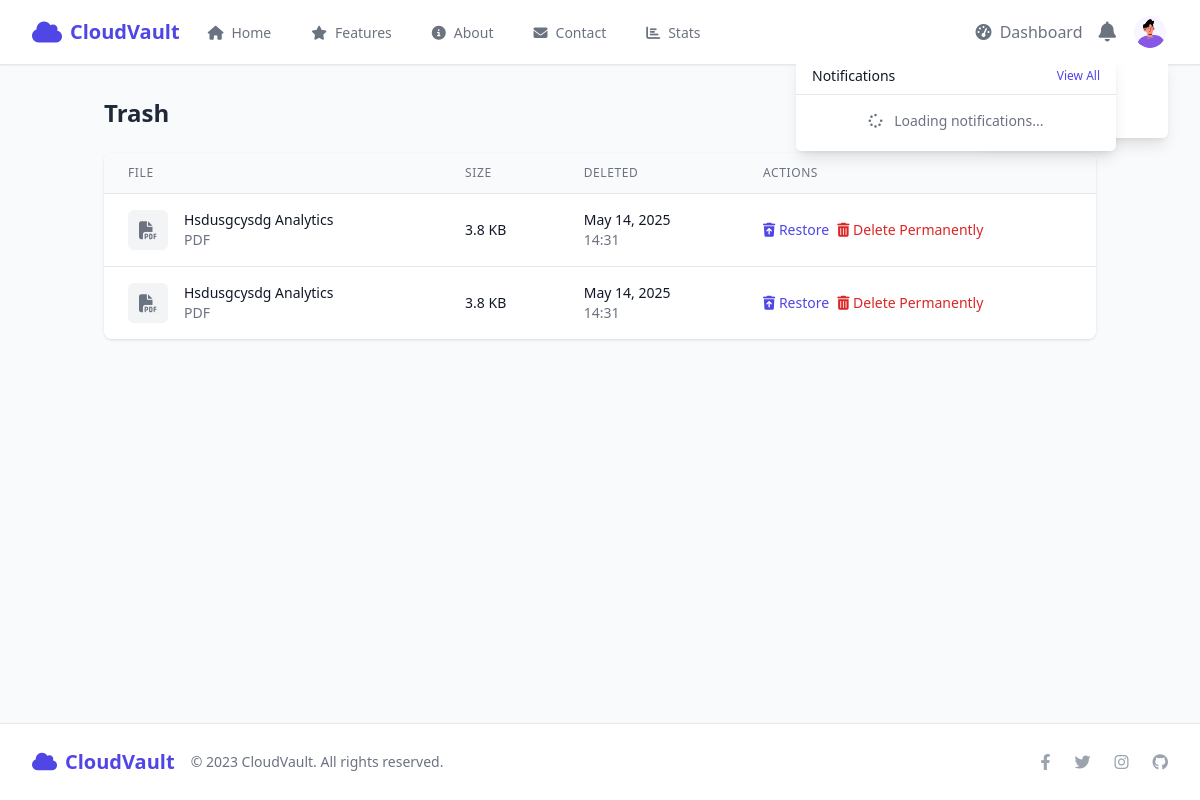
Page /files/?trash=1 (signed in) on the earlier database version.
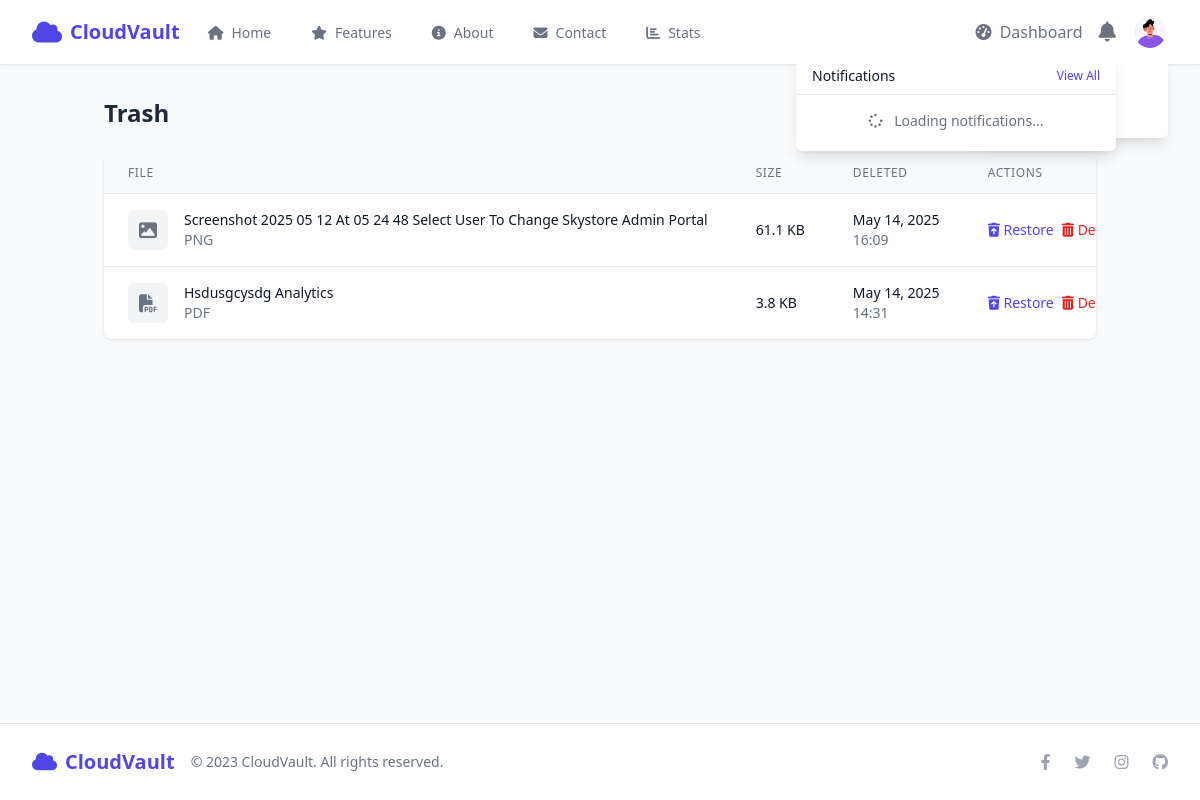
Same page on the later database version.
### files/models.py (models this page shows, shortened)
class FileItem(models.Model):
    user = models.ForeignKey(User, on_delete=models.CASCADE, related_name='files')
    title = models.CharField(max_length=255)
    description = models.TextField(blank=True, null=True)
    file = models.FileField(upload_to=get_file_path)
    file_size = models.BigIntegerField(default=0)  # Size in bytes
    category = models.ForeignKey(FileCategory, on_delete=models.SET_NULL, null=True, blank=True)
    folder = models.ForeignKey(Folder, on_delete=models.CASCADE, null=True, blank=True, related_name='files')
    is_favorite = models.BooleanField(default=False)
    is_public = models.BooleanField(default=False)
    created_at = models.DateTimeField(default=timezone.now)
    updated_at = models.DateTimeField(auto_now=True)
    deleted_at = models.DateTimeField(null=True, blank=True)  # For soft delete/trash functionality
    view_count = models.IntegerField(default=0)
    download_count = models.IntegerField(default=0)
    class Meta:
        ordering = ['-updated_at']
    def extension(self):
        return os.path.splitext(self.file.name)[1][1:].upper()
    @classmethod
    def get_readable_size(cls, size_in_bytes):
        size = size_in_bytes
        for unit in ['B', 'KB', 'MB', 'GB']:
            if size < 1024 or unit == 'GB':
                return f"{size:.1f} {unit}"
            size /= 1024
    def readable_size(self):
        return FileItem.get_readable_size(self.file_size)
    def is_image(self):
        img_extensions = ['jpg', 'jpeg', 'png', 'gif', 'bmp', 'webp', 'svg']
        return self.extension().lower() in img_extensions
    def is_document(self):
        doc_extensions = ['pdf', 'doc', 'docx', 'txt', 'rtf', 'odt', 'xls', 'xlsx', 'ppt', 'pptx']
        return self.extension().lower() in doc_extensions
    def get_file_type_icon(self):
        if self.is_image():
            return "fa-image"
        elif self.is_document():
            if self.extension().lower() in ['pdf']:
                return "fa-file-pdf"
            elif self.extension().lower() in ['doc', 'docx', 'odt']:
                return "fa-file-word"
            elif self.extension().lower() in ['xls', 'xlsx']:
                return "fa-file-excel"
            elif self.extension().lower() in ['ppt', 'pptx']:
                return "fa-file-powerpoint"
            else:
                return "fa-file-alt"
        elif self.is_video():
            return "fa-file-video"
        elif self.is_audio():
            return "fa-file-audio"
        elif self.extension().lower() in ['zip', 'rar', '7z', 'tar', 'gz']:
            return "fa-file-archive"
        elif self.extension().lower() in ['html', 'css', 'js', 'py', 'java', 'c', 'cpp', 'php']:
            return "fa-file-code"
        else:
            return "fa-file"

### files/views.py (the view)
# urls.py: path('', views.file_list, name='file_list'),
@login_required
def file_list(request):
    category_id = request.GET.get('category')
    favorite = request.GET.get('favorite')
    query = request.GET.get('q')
    trash = request.GET.get('trash')
    if trash:
        files = FileItem.objects.filter(user=request.user, deleted_at__isnull=False)
    else:
        files = FileItem.objects.filter(user=request.user, deleted_at__isnull=True)
    if category_id:
        files = files.filter(category_id=category_id)
    if favorite:
        files = files.filter(is_favorite=True)
    if query:
        files = files.filter(
            Q(title__icontains=query) |
            Q(description__icontains=query)
        )
    categories = FileCategory.objects.all()
    context = {
        'files': files,
        'categories': categories,
        'current_category': category_id,
        'is_favorite': favorite == '1',
        'is_trash': trash == '1',
        'query': query,
    }
    if trash:
        return render(request, 'files/trash.html', context)
    return render(request, 'files/file_list.html', context)

### templates/files/trash.html (shortened to what this page needs)
{% extends 'base.html' %}
{% block content %}
<div class="container mx-auto px-4 py-8">
    <div class="flex justify-between items-center mb-6">
        <h1 class="text-2xl font-bold text-gray-800">Trash</h1>
        <div class="flex space-x-2">
            <a href="{% url 'files:file_list' %}" class="btn btn-secondary">
            </a>
            {% if files %}
            <form method="GET" action="{% url 'files:empty_trash' %}">
                <button type="submit" class="btn btn-danger">
                </button>
            </form>
            {% endif %}
        </div>
    </div>
    {% if files %}
    <div class="bg-white rounded-lg shadow overflow-hidden">
        <table class="min-w-full divide-y divide-gray-200">
            <thead class="bg-gray-50">
                <tr>
                    <th scope="col" class="px-6 py-3 text-left text-xs font-medium text-gray-500 uppercase tracking-wider">File</th>
                    <th scope="col" class="px-6 py-3 text-left text-xs font-medium text-gray-500 uppercase tracking-wider">Size</th>
                    <th scope="col" class="px-6 py-3 text-left text-xs font-medium text-gray-500 uppercase tracking-wider">Deleted</th>
                    <th scope="col" class="px-6 py-3 text-left text-xs font-medium text-gray-500 uppercase tracking-wider">Actions</th>
                </tr>
            </thead>
            <tbody class="bg-white divide-y divide-gray-200">
                {% for file in files %}
                <tr>
                    <td class="px-6 py-4 whitespace-nowrap">
                        <div class="flex items-center">
                            <div class="flex-shrink-0 h-10 w-10 flex items-center justify-center bg-gray-100 rounded-md">
                                <i class="fas {{ file.get_file_type_icon }} text-gray-500 text-lg"></i>
                            </div>
                            <div class="ml-4">
                                <div class="text-sm font-medium text-gray-900">{{ file.title }}</div>
                                <div class="text-sm text-gray-500">{{ file.extension }}</div>
                            </div>
                        </div>
                    </td>
                    <td class="px-6 py-4 whitespace-nowrap">
                        <div class="text-sm text-gray-900">{{ file.readable_size }}</div>
                    </td>
                    <td class="px-6 py-4 whitespace-nowrap">
                        <div class="text-sm text-gray-900">{{ file.deleted_at|date:"M d, Y" }}</div>
                        <div class="text-sm text-gray-500">{{ file.deleted_at|time:"H:i" }}</div>
                    </td>
                    <td class="px-6 py-4 whitespace-nowrap text-right text-sm font-medium">
                        <div class="flex space-x-2">
                            <form method="POST" action="{% url 'files:file_restore' file_id=file.id %}">
                                <button type="submit" class="text-indigo-600 hover:text-indigo-900">
                                    <i class="fas fa-trash-restore"></i> Restore
                                </button>
                            </form>
                            <a href="{% url 'files:file_delete' file_id=file.id %}?permanent=1" class="text-red-600 hover:text-red-900">
                                <i class="fas fa-trash-alt"></i> Delete Permanently
                            </a>
                        </div>
                    </td>
                </tr>
                {% endfor %}
            </tbody>
        </table>
    </div>
    {% endif %}
</div>
{% endblock %}

Differences in the rows shown:
removed FileItem: title "Hsdusgcysdg Analytics", extension "PDF", readable_size "3.8 KB", deleted_at "May 14, 2025", deleted_at "14:31"
now on this page (row edited): FileItem: title "Screenshot 2025 05 12 At 05 24 48 Select User To Change Skystore Admin Portal", extension "PNG", readable_size "61.1 KB", deleted_at "May 14, 2025", deleted_at "16:09"
